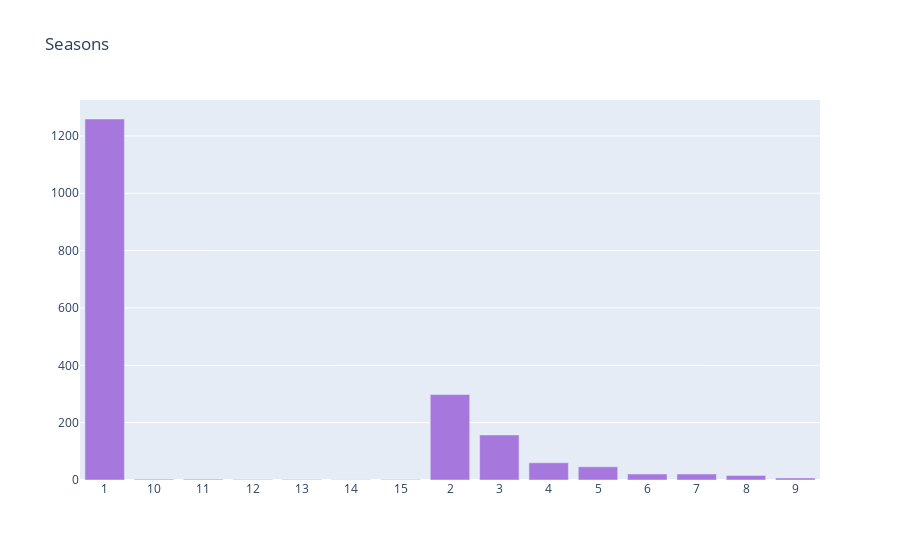

Source (notebook cell):
### Code cell
trace1 = go.Bar(x=vc1[col], y=vc1["count"], name="TV Shows", marker=dict(color="#a678de"))
data = [trace1]
layout = go.Layout(title="Seasons", legend=dict(x=0.1, y=1.1, orientation="h"))
fig = go.Figure(data, layout=layout)
fig.show()

### Figure 1 — Plotly figure (JSON) as saved in the notebook; plotly's stock layout.template omitted (floating-point values rounded to 4 significant figures)
{"data": [{"marker": {"color": "#a678de"}, "name": "TV Shows", "type": "bar", "x": ["1", "10", "11", "12", "13", "14", "15", "2", "3", "4", "5", "6", "7", "8", "9"], "y": [1259, 3, 3, 2, 2, 1, 2, 298, 157, 60, 46, 21, 21, 16, 7]}], "layout": {"legend": {"orientation": "h", "x": 0.1, "y": 1.1}, "title": {"text": "Seasons"}}}
